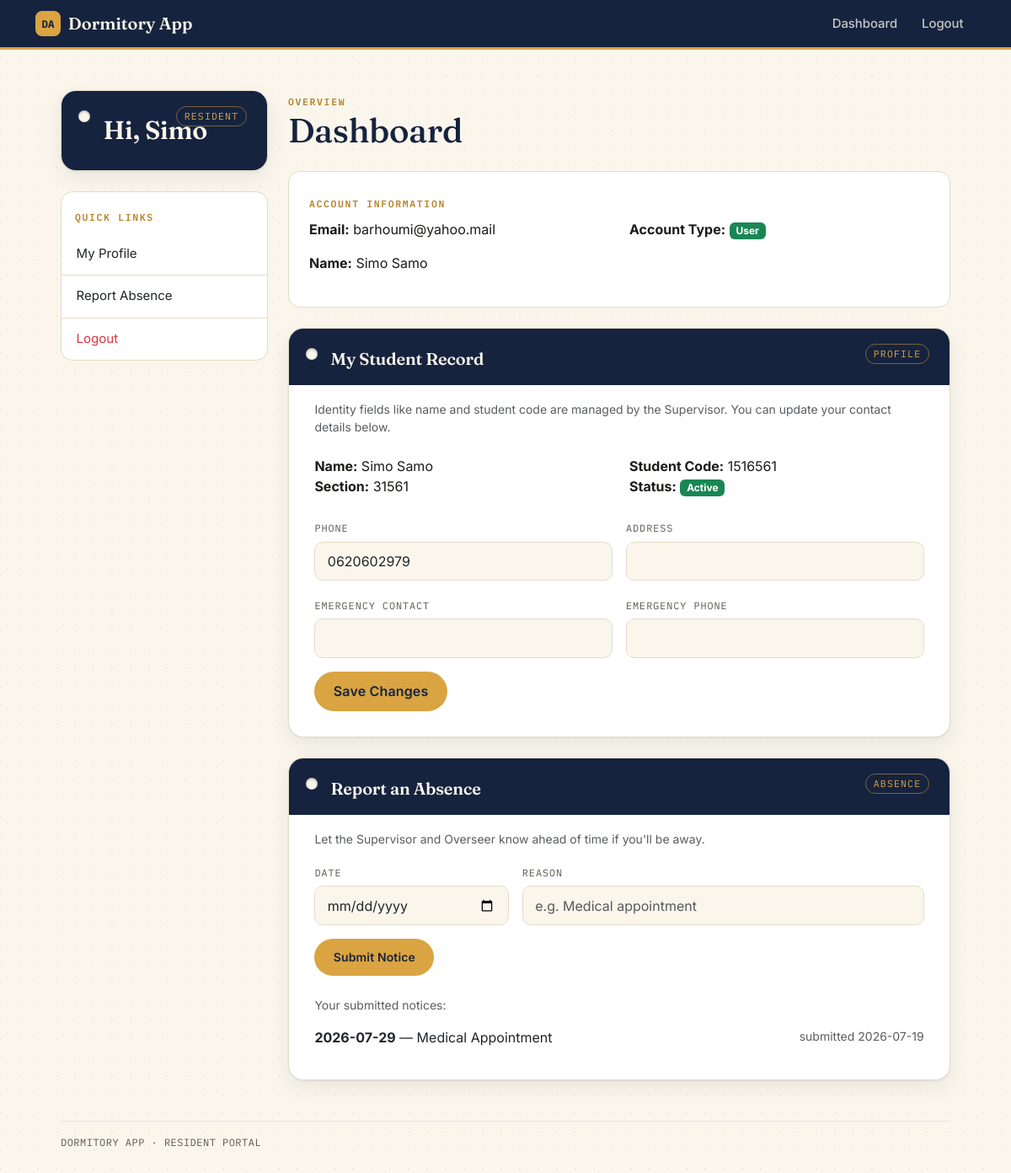
/dashboard/student (signed in), run on the app's committed database.
### website/models.py (models this page shows, shortened)
class User(db.Model, UserMixin):
    id = db.Column(db.Integer, primary_key=True)
    account_type = db.Column(db.Enum(UserRole), nullable=False, default=UserRole.STUDENT)
    email = db.Column(db.String(255), unique=True)
    password = db.Column(db.String(255))
    first_name = db.Column(db.String(255), nullable=False)
    last_name = db.Column(db.String(255), nullable=False)
    room_id = db.Column(db.Integer, db.ForeignKey('room.id'), nullable=True)
    student_profile = db.relationship(
        'Students', backref='account', uselist=False, foreign_keys='Students.user_id'
    )

class Students(db.Model):
    id = db.Column(db.Integer, primary_key=True)
    user_id = db.Column(db.Integer, db.ForeignKey('user.id'), unique=True, nullable=True)
    name = db.Column(db.String(100), nullable=False)
    student_code = db.Column(db.String(20), nullable=False)
    internal_number = db.Column(db.String(20), nullable=False)
    level_and_section = db.Column(db.String(50), nullable=False)
    national_id = db.Column(db.String(20), nullable=False)
    sex = db.Column(db.Enum(Gender), nullable=False)
    birth_date = db.Column(db.Date, nullable=False)
    email = db.Column(db.String(100), unique=True)
    phone = db.Column(db.String(20))
    status = db.Column(db.Enum(StudentStatus), nullable=False, default=StudentStatus.ACTIVE)
    address = db.Column(db.Text)
    room_id = db.Column(db.Integer, db.ForeignKey('room.id'), nullable=True)
    dormitory_id = db.Column(db.Integer, nullable=True)
    check_in_date = db.Column(db.Date)
    check_out_date = db.Column(db.Date)
    emergency_contact = db.Column(db.String(100))
    emergency_phone = db.Column(db.String(20))
    nationality = db.Column(db.String(50))
    home_town = db.Column(db.String(100))
    photo = db.Column(db.String(255))
    created_at = db.Column(db.DateTime, nullable=False, server_default=db.func.current_timestamp())
    updated_at = db.Column(db.DateTime, nullable=False, server_default=db.func.current_timestamp(), onupdate=db.func.current_timestamp())

class AbsenceNotice(db.Model):
    id = db.Column(db.Integer, primary_key=True)
    student_id = db.Column(db.Integer, db.ForeignKey('students.id'), nullable=False)
    date = db.Column(db.Date, nullable=False)
    reason = db.Column(db.Text, nullable=False)
    submitted_at = db.Column(db.DateTime, nullable=False, server_default=db.func.current_timestamp())
    student = db.relationship(
        'Students', backref=db.backref('absence_notices', lazy=True, order_by='AbsenceNotice.date.desc()')
    )

### website/views.py (the view, shortened to what this page needs)
@views.route('/dashboard/student', methods=['GET', 'POST'])
@login_required
@roles_required(UserRole.STUDENT)
def dashboard_student():
    profile = Students.query.filter_by(user_id=current_user.id).first()
    absences = AbsenceNotice.query.filter_by(student_id=profile.id).order_by(AbsenceNotice.date.desc()).all() if profile else []
    return render_template("dashboard_student.html", user=current_user, profile=profile, absences=absences)

### website/templates/dashboard_student.html (shortened to what this page needs)
{% extends "base.html" %}
{% block content %}
{% set full_name = current_user.first_name ~ ' ' ~ current_user.last_name %}
{% set name_size = [2.3 - (full_name|length * 0.045), 1.1]|max %}
<div class="row g-4">
    <div class="col-md-3">
        <div class="key-tag mb-4">
            <div class="key-tag__header">
                <span class="key-tag__hole"></span>
                <span class="key-tag__code">RESIDENT</span>
                <h2 class="key-tag__title dashboard-name" style="font-size: {{ name_size }}rem;">Hi, {{ current_user.first_name }}</h2>
            </div>
        </div>
        <div class="sidebar-card">
            <div class="px-3 pt-3">
                <span class="eyebrow">Quick Links</span>
            </div>
            <div class="list-group list-group-flush mt-2">
                <a href="#profile" class="list-group-item list-group-item-action">My Profile</a>
                <a href="#absences" class="list-group-item list-group-item-action">Report Absence</a>
                <a href="{{ url_for('auth.logout') }}" class="list-group-item list-group-item-action text-danger">Logout</a>
            </div>
        </div>
    </div>
    <div class="col-md-9">
        <span class="eyebrow">Overview</span>
        <h1 class="mb-4">Dashboard</h1>
        <div class="profile-card mb-4 p-4">
            <span class="eyebrow">Account Information</span>
            <div class="row mt-2">
                <div class="col-md-6">
                    <p><strong>Email:</strong> {{ current_user.email }}</p>
                    <p><strong>Name:</strong> {{ current_user.first_name }} {{ current_user.last_name }}</p>
                </div>
                <div class="col-md-6">
                    <p class="mb-0"><strong>Account Type:</strong> <span class="badge bg-success">{{ current_user.account_type.value }}</span></p>
                </div>
            </div>
        </div>
        <div id="profile" class="key-tag mb-4">
            <div class="key-tag__header" style="padding-bottom: 1.2rem;">
                <span class="key-tag__hole"></span>
                <span class="key-tag__code">PROFILE</span>
                <h2 class="key-tag__title" style="font-size: 1.25rem;">My Student Record</h2>
            </div>
            <div class="key-tag__perf"></div>
            <div class="key-tag__body pt-3">
                {% if profile %}
                <p class="text-muted small mb-4">Identity fields like name and student code are managed by the Supervisor. You can update your contact details below.</p>
                <div class="row mb-4">
                    <div class="col-md-6"><strong>Name:</strong> {{ profile.name }}</div>
                    <div class="col-md-6"><strong>Student Code:</strong> {{ profile.student_code }}</div>
                    <div class="col-md-6"><strong>Section:</strong> {{ profile.level_and_section }}</div>
                    <div class="col-md-6"><strong>Status:</strong>
                        <span class="badge bg-{{ 'success' if profile.status.value == 'active' else ('secondary' if profile.status.value == 'inactive' else 'info') }}">
                            {{ profile.status.value.title() }}
                        </span>
                    </div>
                </div>
                <form method="POST" class="row g-3">
                    <div class="col-md-6">
                        <label class="form-label">Phone</label>
                        <input class="form-control" name="phone" value="{{ profile.phone or '' }}">
                    </div>
                    <div class="col-md-6">
                        <label class="form-label">Address</label>
                        <input class="form-control" name="address" value="{{ profile.address or '' }}">
                    </div>
                    <div class="col-md-6">
                        <label class="form-label">Emergency Contact</label>
                        <input class="form-control" name="emergency_contact" value="{{ profile.emergency_contact or '' }}">
                    </div>
                    <div class="col-md-6">
                        <label class="form-label">Emergency Phone</label>
                        <input class="form-control" name="emergency_phone" value="{{ profile.emergency_phone or '' }}">
                    </div>
                    <div class="col-12">
                        <button type="submit" class="btn btn-tag">Save Changes</button>
                    </div>
                </form>
                {% else %}
                <p class="text-muted mb-0">No student record is linked to your account yet. Please contact an administrator to have your profile connected.</p>
                {% endif %}
            </div>
        </div>
        <div id="absences" class="key-tag">
            <div class="key-tag__header" style="padding-bottom: 1.2rem;">
                <span class="key-tag__hole"></span>
                <span class="key-tag__code">ABSENCE</span>
                <h2 class="key-tag__title" style="font-size: 1.25rem;">Report an Absence</h2>
            </div>
            <div class="key-tag__perf"></div>
            <div class="key-tag__body pt-3">
                {% if profile %}
                <p class="text-muted small mb-3">Let the Supervisor and Overseer know ahead of time if you'll be away.</p>
                <form method="POST" action="{{ url_for('views.add_absence_notice') }}" class="row g-3 mb-4">
                    <div class="col-md-4">
                        <label class="form-label">Date</label>
                        <input class="form-control" type="date" name="date" required>
                    </div>
                    <div class="col-md-8">
                        <label class="form-label">Reason</label>
                        <input class="form-control" name="reason" placeholder="e.g. Medical appointment" required>
                    </div>
                    <div class="col-12">
                        <button type="submit" class="btn btn-tag btn-sm">Submit Notice</button>
                    </div>
                </form>
                <p class="text-muted small mb-2">Your submitted notices:</p>
                <ul class="list-group list-group-flush">
                    {% for notice in absences %}
                    <li class="list-group-item px-0 d-flex justify-content-between align-items-start flex-wrap gap-1">
                        <div>
                            <strong>{{ notice.date.strftime('%Y-%m-%d') }}</strong> — {{ notice.reason }}
                        </div>
                        <span class="text-muted small">submitted {{ notice.submitted_at.strftime('%Y-%m-%d') }}</span>
                    </li>
                    {% else %}
                    <li class="list-group-item px-0 text-muted">No absence notices submitted yet.</li>
                    {% endfor %}
                </ul>
                {% else %}
                <p class="text-muted mb-0">No student record is linked to your account yet, so absence notices can't be submitted. Please contact an administrator.</p>
                {% endif %}
            </div>
        </div>
    </div>
</div>
{% endblock %}

### website/templates/base.html (shortened to what this page needs)
<!doctype html>
<html lang="en">
<head>
    <link href="https://cdn.jsdelivr.net/npm/bootstrap@5.3.3/dist/css/bootstrap.min.css" rel="stylesheet">
    <link href="{{ url_for('static', filename='css/style.css') }}" rel="stylesheet">
</head>
<body>
    <nav class="navbar navbar-expand-lg app-navbar">
        <div class="container">
            <a class="navbar-brand" href="{{ url_for('views.home') }}">
                <span class="brand-mark">DA</span>
                Dormitory App
            </a>
<div class="collapse navbar-collapse" id="navbarNav">
    <ul class="navbar-nav ms-auto">
        {% if current_user.is_authenticated %}
            <li class="nav-item">
                <a class="nav-link" href="{{ url_for('views.dashboard') }}">Dashboard</a>
            </li>
            <li class="nav-item">
                <a class="nav-link" href="{{ url_for('auth.logout') }}">Logout</a>
            </li>
        {% endif %}
    </ul>
</div>
        </div>
    </nav>
    <main class="container app-main py-5">
        {% block content %}{% endblock %}
    </main>
    <footer class="container app-main pb-5">
        <div class="border-top pt-3 app-footer">DORMITORY APP · RESIDENT PORTAL</div>
    </footer>
</body>
</html>

### data on the page
User: first_name "Simo", email "barhoumi@yahoo.mail", last_name "Samo", account_type.value "User"
Students: name "Simo Samo", student_code "1516561", level_and_section "31561", status.value "Active", phone "0620602979"
AbsenceNotice: date "2026-07-29", reason "Medical Appointment", submitted_at "2026-07-19"
